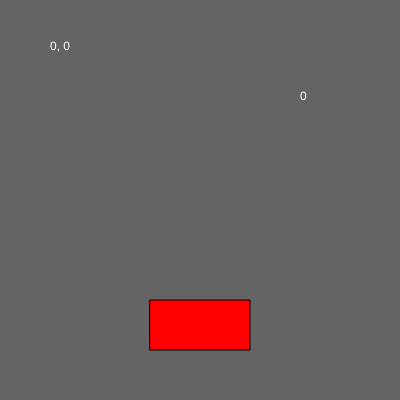
Frame 1 (no input)
Frame 60 (no input): identical to frame 1, image omitted
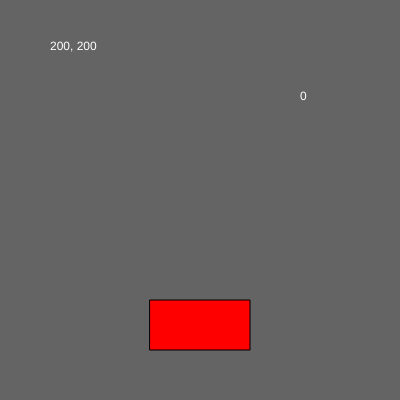
Frame 120 (the mouse pressed at the canvas centre since frame 60)

The p5.js sketch that drew these frames (run headless with seeded random() and noise() and a simulated clock; from frame 60 on, the mouse is pressed at the canvas centre):

// p5.js sketch
// ── sketch.js

let state = 0;

function setup() {
  createCanvas(400, 400);
  rectMode(CENTER) ;
}

function draw() {

  background(100);
  fill(255) ;
  text(mouseX + ", " + mouseY, 50, 50) ;

  switch (state) {

    case 0:
      text("0", 300, 100);
      break;

    case 1:
      text("1", 300, 100);
      break;

    case 2:
      text("2", 300, 100);
      break;

  }

  fill('red');
  rect(width/2, height-75, 100, 50);

}

function mouseReleased() {
  if ((mouseX > width/2-50) && (mouseX < width/2+50) && (mouseY > height-75) && (mouseY < height-25)) {

  state++;

    if (state > 2) state = 0;
  }

}
